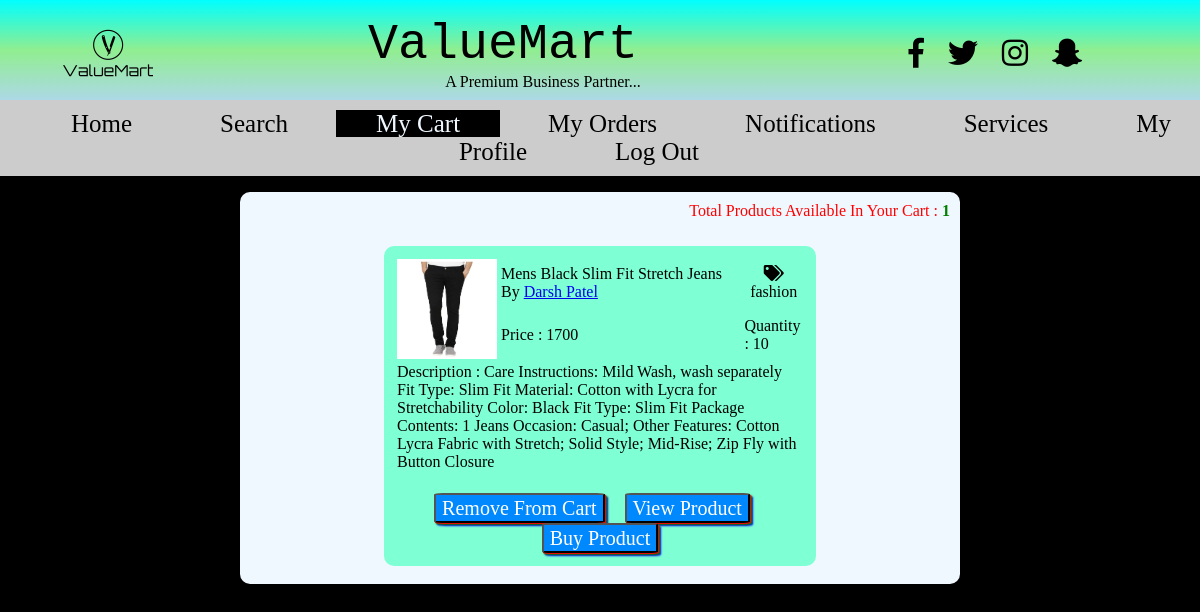
The page /mycart_buyer.php (signed in) on the database its author committed.
### tables this page shows
CREATE TABLE `cart` (
  `id` int(30) NOT NULL,
  `p_id` int(30) NOT NULL,
  `b_id` int(30) NOT NULL
);

CREATE TABLE `products` (
  `p_id` int(30) NOT NULL,
  `e_id` int(30) NOT NULL,
  `p_name` varchar(200) NOT NULL,
  `p_desc` varchar(500) NOT NULL,
  `p_img` varchar(500) NOT NULL,
  `p_quantity` int(5) NOT NULL,
  `p_price` int(10) NOT NULL,
  `avail_offer` varchar(3) NOT NULL,
  `p_offer` varchar(10) NOT NULL,
  `p_orig_price` int(30) NOT NULL,
  `p_category` varchar(50) NOT NULL,
  `p_country` varchar(40) NOT NULL,
  `p_state` varchar(40) NOT NULL,
  `p_city` varchar(40) NOT NULL,
  `p_img1` varchar(700) NOT NULL,
  `p_img2` varchar(700) NOT NULL,
  `p_img3` varchar(700) NOT NULL,
  `main_path` varchar(500) NOT NULL,
  `added_at` date NOT NULL,
  `sold` int(30) NOT NULL
);

CREATE TABLE `entrepreneurs` (
  `e_id` int(10) NOT NULL,
  `name` varchar(50) NOT NULL,
  `company_name` varchar(60) NOT NULL,
  `address` varchar(300) NOT NULL,
  `company_address` varchar(300) NOT NULL,
  `date_of_birth` date NOT NULL,
  `gender` varchar(6) NOT NULL,
  `country` varchar(50) NOT NULL,
  `state` varchar(50) NOT NULL,
  `city` varchar(50) NOT NULL,
  `profile_image` varchar(700) NOT NULL,
  `bio` varchar(200) NOT NULL,
  `username` varchar(20) NOT NULL,
  `password` varchar(20) NOT NULL,
  `mobile_no` bigint(13) NOT NULL,
  `email` varchar(50) NOT NULL,
  `isverified` varchar(3) NOT NULL,
  `s_q` varchar(200) NOT NULL,
  `s_a` varchar(100) NOT NULL,
  `token` bigint(12) NOT NULL
);

### connection.php (called while the page is built, shortened)
<?php
$t1 = "entrepreneurs";
$t2 = "buyers";
$t3 = "products";
?>

### mycart_buyer.php (the view, shortened to what this page needs)
<?php
include "connection.php";
$un = $_SESSION['b_username'];
?>
<!DOCTYPE html>
<html lang="en">
<head>
    <link rel="stylesheet" href="common.css">
    <link rel="stylesheet" href="home_buyer.css">
    <link rel="stylesheet" href="https://use.fontawesome.com/releases/v5.7.1/css/all.css">
    <link href="https://fsonts.googleapis.com/css?family=Playfair+Display" rel="stylesheet">
</head>
<body>
       <div id="header_container">
        <table id="table_header">
            <tr>
                <td id="logo_container_td"><img src="images/logo.png" alt="Logo" id="logo" align="center"></td>
                <td id="title_container_td"><span id="web_title">ValueMart</span>
                    <br><span id='sub_title'>A Premium Business Partner...</span></td>
                <td id="social_container_td"><i class="fab fa-facebook-f"></i>
                    <i class="fab fa-twitter"></i>
                    <i class="fab fa-instagram"></i>
                    <i class="fab fa-snapchat-ghost"></i></td>
            </tr>
        </table>
    </div>
    <div id="navbar">
        <center>
            <div id="navbar_container">
                <ul>
                     <li><a href="home_buyer.php">Home</a></li>
                    <li><a href="search_buyer.php">Search</a></li>
                    <li><a href="mycart_buyer.php" class="active1">My Cart</a></li>
                    <li><a href="myorders_buyer.php" >My Orders</a></li>
                    <li><a href="notification_buyer.php">Notifications</a></li>
                     <li><a href="services_buyer.php">Services</a></li>
                    <li><a href="profile_buyer.php">My Profile</a></li>
                    <li><a href="logout.php">Log Out</a></li>
                </ul>
            </div>
        </center>
    </div>
<div id="mycart_container">
    <?php
    $sql = "SELECT * FROM $t2 WHERE username='$un'";
    $q = mysqli_query($con,$sql);
    $res = mysqli_fetch_assoc($q);
    $b_id = $res['b_id'];
      $sql = "SELECT * FROM `cart` WHERE b_id='$b_id' ORDER BY id DESC";
    $q = mysqli_query($con,$sql);
    $rows = mysqli_num_rows($q);
    if($rows == 0)
    {
        echo "<center><h1><br>No Products Are Added To Your Cart Till Now...</h1>";
        echo "<a href='home_buyer.php'><input type='button' value='Explore Now' class='common_btn_1'></a><br><br>
                         </center>";
    }
    else {
                echo "<p align='right' style='padding:10px;'><span style='color:red;'>Total Products Available In Your Cart :</span> <b><span style='color:green;'>".$rows."</span></b></p>";
    while($res = mysqli_fetch_assoc($q))
    {
    $p_id = $res['p_id'];
    $sql2 = "SELECT * FROM $t3 WHERE p_id='$p_id'";
    $q2 = mysqli_query($con,$sql2);
    $res2 = mysqli_fetch_assoc($q2);
        $sql3 = "SELECT * FROM $t3 WHERE p_id='$p_id'";
        $q3 = mysqli_query($con,$sql3);
        $res3 = mysqli_fetch_assoc($q3);
        $seller_id = $res3['e_id'];
        $sql4 = "SELECT * FROM $t1 WHERE e_id='$seller_id'";
        $q4 = mysqli_query($con,$sql4);
        $res4 = mysqli_fetch_assoc($q4);
        $seller = $res4['name'];
        $e_id = $res4['e_id'];
        echo "<div class='product_box'>";
                            echo "<table id='p_table' width='60%' style='margin: 0 auto;'>";
                            echo "<tr>";
                            echo "<td colspan='2' rowspan='2' width='20%' align='center'>";
                            echo "<img id='d_p_img' src='".$res2['p_img']."' align='top' width='100px' height='100px'></td>";
                           echo "<td>".$res2['p_name']."
                           <br>By <span id='c_name'><a href='view_profile.php?e_id=$e_id'>".$seller."</a></span></td>";
                            echo "<td width='15%' align='center'><i class='fas fa-tags'></i>".$res2['p_category']."</td>";
                            echo "</tr>";
                            echo "<tr>";
                            echo "<td>Price : ".$res2['p_price']."</td>";
                            echo "<td>Quantity : ".$res2['p_quantity']."</td>";
                            echo "</tr>";
                            echo "<tr>
                            <td colspan='4'>Description : ".$res2['p_desc']."<br><br></td>
                            </tr>";
                           echo "<tr><td colspan='4'><center><form='view_form'>
                           <a href='remove_from_cart.php?p_id=".$res2['p_id']."'><input type='button' value='Remove From Cart' class='common_btn_1'></a> &nbsp;&nbsp;&nbsp;
                          <a href='view_product_buyer.php?p_id=".$res2['p_id']."'><input type='button' value='View Product' class='common_btn_1'></a>
                          &nbsp;&nbsp;&nbsp;
                          <a href='buy_product_buyer.php?p_id=".$res2['p_id']."'><input type='button' value='Buy Product' class='common_btn_1'></a>
                            </form></center>";
                            echo " </td></tr>";
                           echo "</table>";
                            echo "</div><br>";
    }
    }
    ?>
</div>
    </body>
    </html>

### common.css (style rules this page uses)
html { scroll-behavior: smooth; }
body { margin: 0; padding: 0; font-family: verdana; background-color: black; }
#header_container { width: 100%; height: 100px; background : linear-gradient(aqua,lightgreen,lightblue); }
#logo { width: 100px; height: 100px; }
#logo_container_td { text-align: center; }
#web_title { font-family: 'Major Mono Display', monospace; font-size: 50px; text-align: center; }
#sub_title { text-align: right; padding: 0 0 0 80px; }
#title_container_td { text-align: center; }
#table_header { width: 100%; }
#social_container_td { text-align: center; }
.fab { font-size: 30px; margin: 0 10px; }
#navbar { top: 0; position: sticky absolute; }
#navbar_container { background-color: #ccc; width: 100%; padding: 10px 0; }
ul { display: block; list-style-type: none; margin: 0; padding: 0; }
li { display: inline; list-style-type: none; margin: 0 2px; height: 30px; }
li a { text-decoration: none; color: black; padding: 0 40px; font-size: 25px; }

### home_buyer.css (style rules this page uses)
html { scroll-behavior: smooth; }
body { margin: 0; padding: 0; font-family: verdana; background-color: black; }
#header_container { width: 100%; height: 100px; background : linear-gradient(aqua,lightgreen,lightblue); }
#logo { width: 100px; height: 100px; }
#logo_container_td { text-align: center; }
#web_title { font-family: 'Major Mono Display', monospace; font-size: 50px; text-align: center; }
#sub_title { text-align: right; padding: 0 0 0 80px; }
#title_container_td { text-align: center; }
#table_header { width: 100%; }
#social_container_td { text-align: center; }
.fab { font-size: 30px; margin: 0 10px; }
#navbar { top: 0; position: sticky; }
#navbar_container { background-color: #ccc; width: 100%; padding: 10px 0; }
ul { display: block; list-style-type: none; margin: 0; padding: 0; }
li { display: inline; list-style-type: none; }
li a { text-decoration: none; color: black; padding: 0 40px; font-size: 25px; height: 30px; }
.active1 { color: aliceblue; background-color: black; }

### mycart_buyer.php (style rules this page uses)
.common_btn_1 { background-color: #0088ff; font-family: verdana; width: auto; font-size: 20px; color: white; height: 30px; border-radius: 5%; box-shadow: 1px 1px 1px red,2px 2px 1.5px green,3px 3px 2px blue; }
#mycart_container { background-color: aliceblue; width: 60%; margin: 0 auto; border-radius: 10px; }
#p_table { background-color: aquamarine; padding: 10px; border-radius: 10px; }

### rows shown on the page
cart: p.p_img (picture), p.p_name "Mens Black Slim Fit Stretch Jeans", entrepreneurs.name "Darsh Patel", p.p_category "fashion", p.p_price "1700", p.p_quantity "10", p.p_desc "Care Instructions: Mild Wash, wash separately Fit Type: Slim Fit Material: Cotton with Lycra for Stretchability Color: Black Fit Type: Slim Fit Package Contents: 1 Jeans Occasion: Casual; Other Features: Cotton Lycra Fabric with Stretch; Solid Style; Mid-Rise; Zip Fly with Button Closure"

### other values the page prints
$rows "1"
